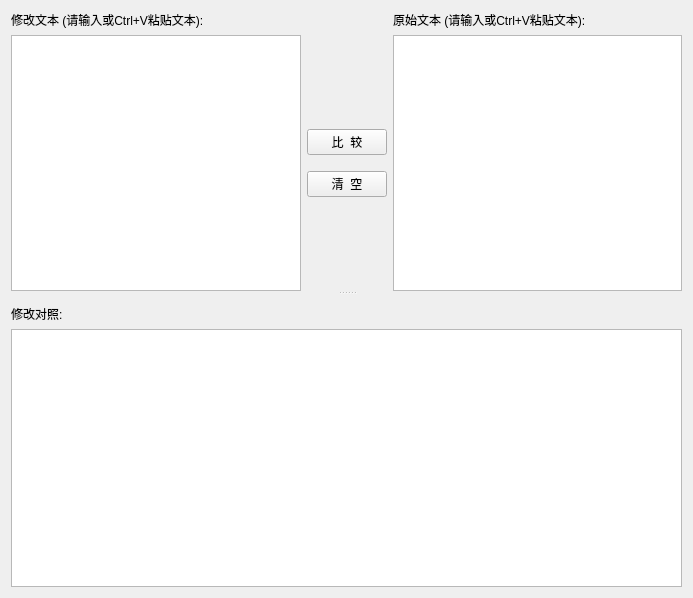
<?xml version="1.0" encoding="UTF-8"?>
<ui version="4.0">
 <class>cmpWidget</class>
 <widget class="QWidget" name="cmpWidget">
  <property name="geometry">
   <rect>
    <x>0</x>
    <y>0</y>
    <width>693</width>
    <height>598</height>
   </rect>
  </property>
  <property name="sizePolicy">
   <sizepolicy hsizetype="Expanding" vsizetype="Expanding">
    <horstretch>1</horstretch>
    <verstretch>1</verstretch>
   </sizepolicy>
  </property>
  <property name="windowTitle">
   <string>文本比较</string>
  </property>
  <layout class="QHBoxLayout" name="horizontalLayout">
   <item>
    <widget class="QSplitter" name="splitter">
     <property name="sizePolicy">
      <sizepolicy hsizetype="Expanding" vsizetype="Expanding">
       <horstretch>1</horstretch>
       <verstretch>1</verstretch>
      </sizepolicy>
     </property>
     <property name="cursor">
      <cursorShape>ArrowCursor</cursorShape>
     </property>
     <property name="orientation">
      <enum>Qt::Vertical</enum>
     </property>
     <property name="opaqueResize">
      <bool>true</bool>
     </property>
     <property name="childrenCollapsible">
      <bool>false</bool>
     </property>
     <widget class="QWidget" name="">
      <layout class="QGridLayout" name="gridLayout" rowstretch="0,2" columnstretch="1,0,1">
       <item row="0" column="0">
        <widget class="QLabel" name="bLabel">
         <property name="text">
          <string>修改文本 (请输入或Ctrl+V粘贴文本):</string>
         </property>
        </widget>
       </item>
       <item row="0" column="2">
        <widget class="QLabel" name="aLabel">
         <property name="text">
          <string>原始文本 (请输入或Ctrl+V粘贴文本):</string>
         </property>
        </widget>
       </item>
       <item row="1" column="0">
        <widget class="QTextEdit" name="bText">
         <property name="sizePolicy">
          <sizepolicy hsizetype="Expanding" vsizetype="Expanding">
           <horstretch>1</horstretch>
           <verstretch>2</verstretch>
          </sizepolicy>
         </property>
        </widget>
       </item>
       <item row="1" column="1">
        <layout class="QVBoxLayout" name="verticalLayout" stretch="1,0,0,0,1">
         <item>
          <spacer name="verticalSpacer">
           <property name="orientation">
            <enum>Qt::Vertical</enum>
           </property>
           <property name="sizeType">
            <enum>QSizePolicy::Expanding</enum>
           </property>
           <property name="sizeHint" stdset="0">
            <size>
             <width>20</width>
             <height>40</height>
            </size>
           </property>
          </spacer>
         </item>
         <item>
          <widget class="QPushButton" name="cmpButton">
           <property name="text">
            <string>比  较</string>
           </property>
          </widget>
         </item>
         <item>
          <spacer name="verticalSpacer_3">
           <property name="orientation">
            <enum>Qt::Vertical</enum>
           </property>
           <property name="sizeType">
            <enum>QSizePolicy::Fixed</enum>
           </property>
           <property name="sizeHint" stdset="0">
            <size>
             <width>20</width>
             <height>10</height>
            </size>
           </property>
          </spacer>
         </item>
         <item>
          <widget class="QPushButton" name="clrButton">
           <property name="text">
            <string>清  空</string>
           </property>
          </widget>
         </item>
         <item>
          <spacer name="verticalSpacer_2">
           <property name="orientation">
            <enum>Qt::Vertical</enum>
           </property>
           <property name="sizeType">
            <enum>QSizePolicy::Expanding</enum>
           </property>
           <property name="sizeHint" stdset="0">
            <size>
             <width>20</width>
             <height>40</height>
            </size>
           </property>
          </spacer>
         </item>
        </layout>
       </item>
       <item row="1" column="2">
        <widget class="QTextEdit" name="aText">
         <property name="sizePolicy">
          <sizepolicy hsizetype="Expanding" vsizetype="Expanding">
           <horstretch>1</horstretch>
           <verstretch>2</verstretch>
          </sizepolicy>
         </property>
         <property name="minimumSize">
          <size>
           <width>0</width>
           <height>0</height>
          </size>
         </property>
        </widget>
       </item>
      </layout>
     </widget>
     <widget class="QWidget" name="">
      <layout class="QVBoxLayout" name="verticalLayout_2">
       <property name="topMargin">
        <number>10</number>
       </property>
       <item>
        <widget class="QLabel" name="resultLabel">
         <property name="sizePolicy">
          <sizepolicy hsizetype="Preferred" vsizetype="Preferred">
           <horstretch>0</horstretch>
           <verstretch>0</verstretch>
          </sizepolicy>
         </property>
         <property name="text">
          <string>修改对照:</string>
         </property>
        </widget>
       </item>
       <item>
        <widget class="QTextBrowser" name="resultText">
         <property name="sizePolicy">
          <sizepolicy hsizetype="Expanding" vsizetype="Expanding">
           <horstretch>2</horstretch>
           <verstretch>2</verstretch>
          </sizepolicy>
         </property>
         <property name="minimumSize">
          <size>
           <width>0</width>
           <height>0</height>
          </size>
         </property>
        </widget>
       </item>
      </layout>
     </widget>
    </widget>
   </item>
  </layout>
 </widget>
 <resources/>
 <connections/>
</ui>
